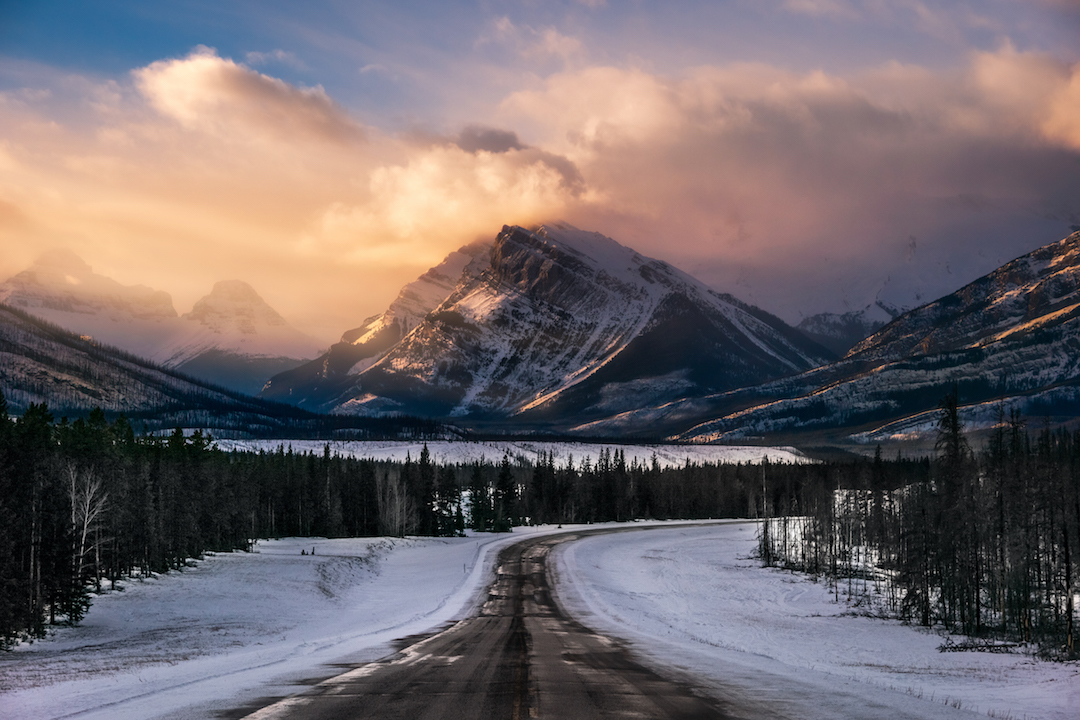
//> input picture testCV/test_img.jpg, 1080 x 720 px
$ ./main   (built with g++ and OpenCV 4)
//> lines starting //> are read from the running program, lines starting //| are printed output that depends on the picture
//
//  main.cpp
//  testCV
//
//  Created by Kajornsak Peerapathananont on 8/13/2560 BE.
//  Copyright © 2560 Kajornsak Peerapathananont. All rights reserved.
//

#include <opencv2/objdetect/objdetect.hpp>
#include <opencv2/highgui/highgui.hpp>
#include <opencv2/imgproc/imgproc.hpp>

#include <iostream>
#include <stdio.h>

using namespace std;
using namespace cv;


void imgNegative(const cv::Mat& inImg, cv::Mat& outImg) {
    outImg = cv::Mat( inImg.rows, inImg.cols, CV_8UC1 );
    for(int i = 0; i < outImg.rows; ++i)
        for(int j = 0; j < outImg.cols; ++j)
            outImg.at<uchar>(i,j) = 255 - inImg.at<uchar>(i,j);
}

void getHistogram(const cv::Mat& img, cv::Mat& hist) {
    //create histogram and initialize all bins to zero
    hist = cv::Mat::zeros(1, 256, CV_32S);

    for(int i = 0; i < img.rows; ++i)
        for(int j = 0; j < img.cols; ++j) {
            uchar val = img.at<uchar>(i,j);
            hist.at<int>( val )++;
        }
}

void drawHistogram(const cv::Mat& hist, cv::Mat& histImg) {
    //create image and initialize all pixels to white
    const int histSize = 256;
    histImg = cv::Mat( 256, 256, CV_8U, 255);
    //find max value of histogram
    double minVal, maxVal;
    cv::minMaxLoc(hist, &minVal, &maxVal, NULL, NULL);
    for(int i = 0; i < 256; ++i) {
        int height = hist.at<int>(i) * histSize / maxVal;
        cv::line(histImg, /*image to draw*/
                 cv::Point(i, histSize), /*start point*/
                 cv::Point(i, histSize - height), /*end point*/
                 0); /*line color*/
    }
}

int main( int argc, const char** argv )
{
// [81 lines of commented-out code are left out]
    cv::Mat inImg = cv::imread("test_img.jpg",CV_LOAD_IMAGE_GRAYSCALE);
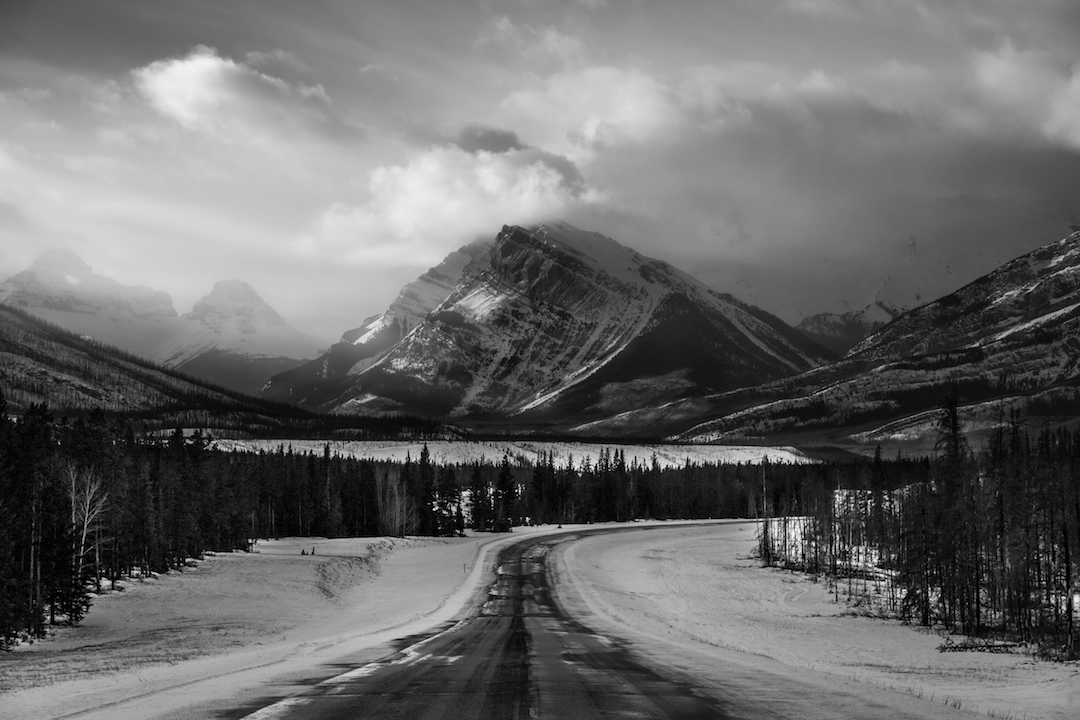
//> inImg: 720 rows x 1080 cols, CV_8UC1; min 0, max 255, mean 106.4
    cv::resize(inImg, inImg, cv::Size(0,0),0.2,0.2);
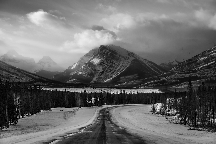
//> inImg: 144 rows x 216 cols, CV_8UC1; min 0, max 245, mean 106.7
    cv::Mat outImg;
    cv::equalizeHist(inImg, outImg);
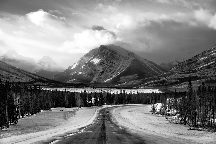
//> outImg: 144 rows x 216 cols, CV_8UC1; min 0, max 255, mean 127.7
    cv::imshow("input", inImg);
    cv::imshow("output", outImg);
    cv::waitKey();

    return 0;
}
